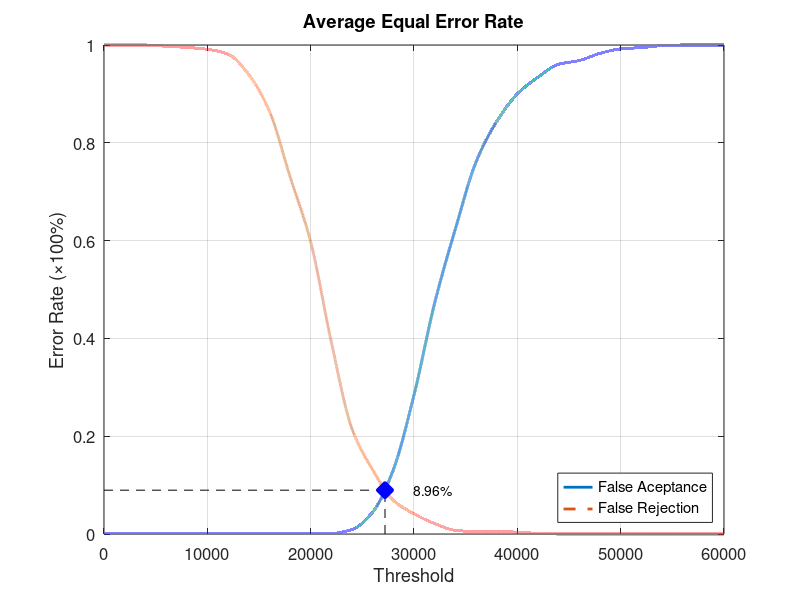
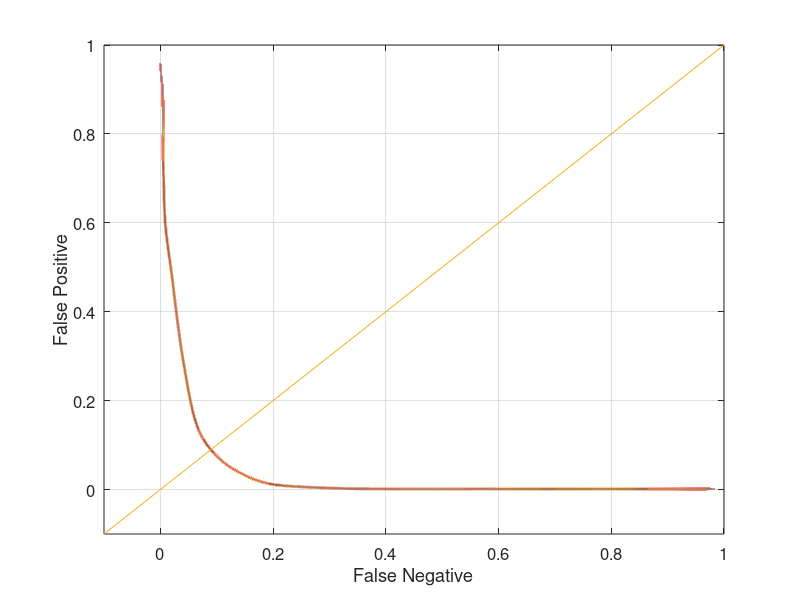

Here is the MATLAB script that generated these plots, in order:
function yEER = Experiment3Average
close all;
clear;
clc;
x = 0:2000:60000;
xq = 0:0.5:60000;

y0 = [0 0.00131579 0.00131579 0.00131579 0.00131579 0.00131579 0.00131579 0.00131579 0.00131579 0.00131579 0.00131579 0.00131579 0.00921053 0.0447368 0.131579 0.284211 0.472368 0.623684 0.760526 0.843421 0.9 0.934211 0.960526 0.968421 0.982895 0.992105 0.994737 0.998684 1 1 1];
yy0 = interp1(x, y0, xq, 'pchip');
y1 = [1 1 1 0.9975 0.995 0.99125 0.98125 0.94 0.865 0.73125 0.5975 0.3925 0.215 0.13125 0.06875 0.04125 0.02125 0.0075 0.005 0.005 0.00375 0.00125 0 0 0 0 0 0 0 0 0];
yy1 = interp1(x, y1, xq, 'pchip');

% Calculating EER: 
y2 = abs(y0 - y1);
find(y2 == min(y2))
yy2 = abs(yy0 - yy1);
xEER = find(yy2 == min(yy2));
xEERIndex = xq(xEER) % X-axis EER
yEER = yy0(xEER) % Y-axis EER

main = figure
plot(xq, yy0,'-','LineWidth', 2);	hold on
plot(xq, yy1,'--','LineWidth', 2);	hold on
plot([xEERIndex xEERIndex], [0 yEER], 'k--');	hold on
plot([0 xEERIndex], [yEER yEER], 'k--');	hold on
plot(xEERIndex, yEER, 'bx', 'LineWidth', 10);	hold on
text(xEERIndex + 10 * xEERIndex / 100, yEER, [num2str(round((10000 * yEER)) / 100) '%'])
legend('False Aceptance', 'False Rejection', 'Location', 'SouthEast')
xlabel('Threshold')
ylabel('Error Rate (\times100%)')
title('Average Equal Error Rate')
set(gca, 'FontSize', 12)
axis([0 60000 0 1])
grid on

print(main, 'Experiment3AverageMain', '-dpng');
FNRxFPR = figure('Color', [1 1 1]);
plot(yy1, yy0, '-', yy1, yy0, 'LineWidth', 2);
hold on
y = -0.1:0.1:1
plot(y, y); 
set(gca, 'FontSize', 12)
xlabel('False Negative')
ylabel('False Positive')
axis([-0.1 1 -0.1 1])
set(gca, 'FontSize', 12)
grid on

print(FNRxFPR, 'Experiment3AverageFNRxFPR','-dpng');
end
